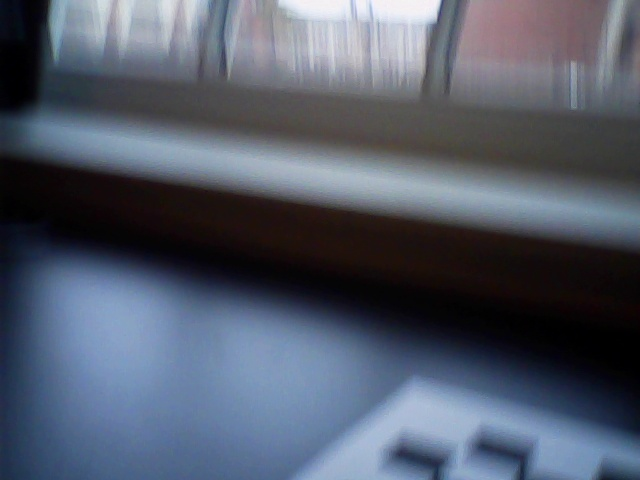
//> input picture opencv_testing/current.jpg, 640 x 480 px, given in place of the camera
$ ./test   (built with g++ and OpenCV 4)
//> lines starting //> are read from the running program, lines starting //| are printed output that depends on the picture
#include <opencv2/opencv.hpp> // OpenCV header
#include <opencv2/features2d.hpp>
#include <iostream>

int main() {
	cv::VideoCapture cap(0);
	cv::VideoCapture cap1(2);

	if (!cap.isOpened()) {
		std::cerr << "Error: Could not open webcam" << std::endl;
		return -1;
	}

	if (!cap1.isOpened()) {
		std::cerr << "Error: Could not open second webcam" << std::endl;
		return -1;
	}

	cv::Mat frame;
	cv::Mat frame2;
	// [33 lines of commented-out code are left out]
	int nfeatures = 500;
	cv::Ptr<cv::ORB> orb = cv::ORB::create(nfeatures);


	cv::Mat frame_grad_x, frame_grad_y, frame_abs_x, frame_abs_y, frame_edge;
	cv::Mat frame2_grad_x, frame2_grad_y, frame2_abs_x, frame2_abs_y, frame2_edge;


	std::vector<cv::KeyPoint> keypoints1, keypoints2;
	cv::Mat descriptors1, descriptors2;

	cv::BFMatcher matcher(cv::NORM_HAMMING, true);
	std::vector<cv::DMatch> matches;

	cv::Mat img_matches;

	while(true) {
		cap >> frame;
//> frame is the input picture: 480 rows x 640 cols, CV_8UC3; mean B, G, R 105.2, 90.1, 82.5
		cap1 >> frame2;

		if (frame.empty()) {
			std::cerr << "Error: Could not capture a frame." << std::endl;
			return -1;
		}
		if (frame2.empty()) {
			std::cerr << "Error: Could not capture a frame." << std::endl;
			return -1;
		}

		cv::resize(frame, frame, cv::Size(), .3, .3);
//> frame: 144 rows x 192 cols, CV_8UC3
		cv::resize(frame2, frame2, cv::Size(), .3, .3);

		//make grayscale
		cv::cvtColor(frame, frame, cv::COLOR_BGR2GRAY);
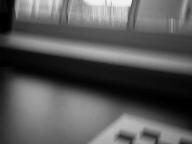
//> frame: 144 rows x 192 cols, CV_8UC1; min 0, max 243, mean 89.5
		cv::cvtColor(frame2, frame2, cv::COLOR_BGR2GRAY);

		//Apply Sobel in the X and Y direction
		cv::Sobel(frame, frame_grad_x, CV_16S, 1, 0, 3); // X-direction
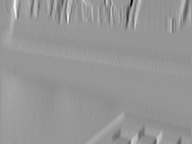
//> frame_grad_x: 144 rows x 192 cols, CV_16SC1; min -590, max 410, mean 1.3; drawn with min black and max white
		cv::Sobel(frame, frame_grad_y, CV_16S, 0, 1, 3); // Y-direction
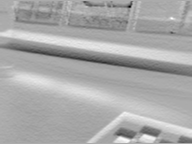
//> frame_grad_y: 144 rows x 192 cols, CV_16SC1; min -305, max 149, mean -2.9; drawn with min black and max white
		cv::Sobel(frame2, frame2_grad_x, CV_16S, 1, 0, 3); // X-direction
		cv::Sobel(frame2, frame2_grad_y, CV_16S, 0, 1, 3); // Y-direction

		//Convert gradients to absolute values
		cv::convertScaleAbs(frame_grad_x, frame_abs_x);
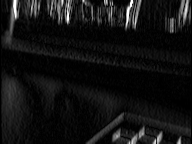
//> frame_abs_x: 144 rows x 192 cols, CV_8UC1; min 0, max 255, mean 18.3
		cv::convertScaleAbs(frame_grad_y, frame_abs_y);
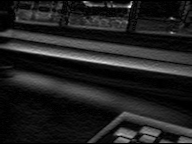
//> frame_abs_y: 144 rows x 192 cols, CV_8UC1; min 0, max 255, mean 32.4
		cv::convertScaleAbs(frame2_grad_x, frame2_abs_x);
		cv::convertScaleAbs(frame2_grad_y, frame2_abs_y);

		//Combine gradients to get final edge detection result
		cv::addWeighted(frame_abs_x, 0.5, frame_abs_y, 0.5, 0, frame_edge);
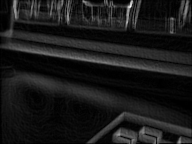
//> frame_edge: 144 rows x 192 cols, CV_8UC1; min 0, max 255, mean 25.4
		cv::addWeighted(frame2_abs_x, 0.5, frame2_abs_y, 0.5, 0, frame2_edge);

		//Detect key points and extract descriptors
		orb->detectAndCompute(frame_edge, cv::noArray(), keypoints1, descriptors1);
//> keypoints1 = 3 keypoints; (x, y, size): (123, 112, 31), (125, 112, 31), (71, 57, 31)
		orb->detectAndCompute(frame2_edge, cv::noArray(), keypoints2, descriptors2);
//> keypoints2 has the same summary as keypoints1

		// Use brute force matcher with Hamming distance
		matcher.match(descriptors1, descriptors2, matches);
//> matches = 3 matches

		// Draw matches
		cv::drawMatches(frame_edge, keypoints1, frame2_edge, keypoints2, matches, img_matches);
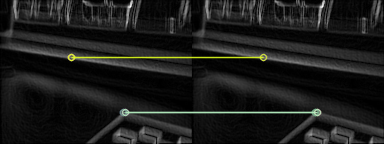
//> img_matches: 144 rows x 384 cols, CV_8UC3; mean B, G, R 26.5, 28, 27.5

		//show matching result
		cv::imshow("Matches", img_matches);

		if (cv::waitKey(1) == 'q') {
//> the 'q' key is pressed
			break;
		}
	}
	cap.release();
	cap1.release();

	cv::destroyAllWindows();

	return 0;
}
